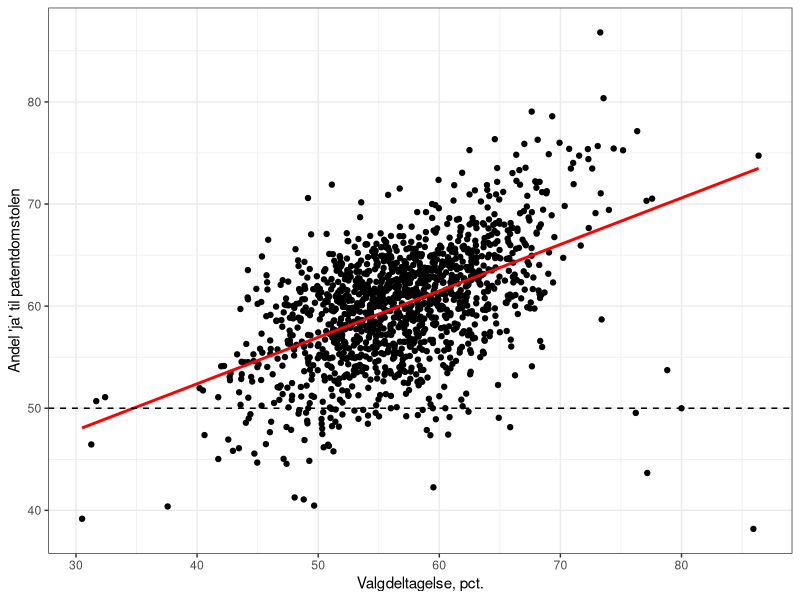
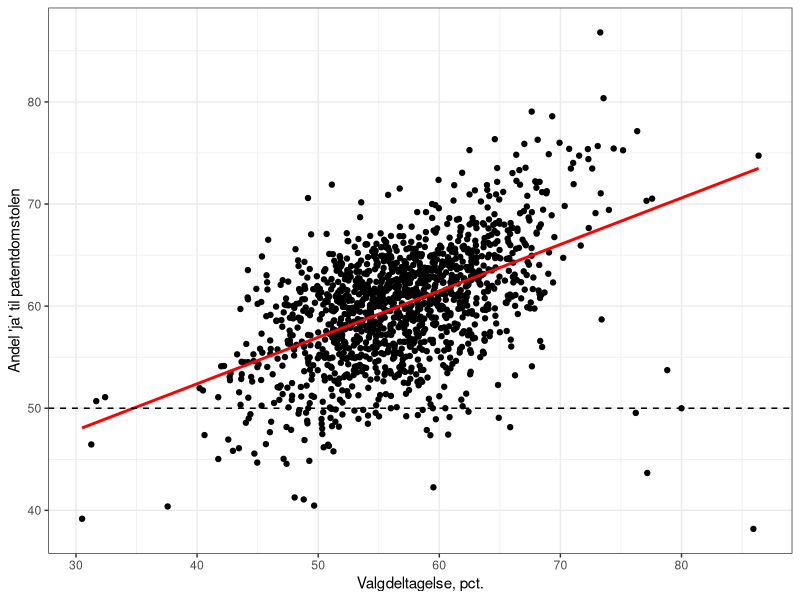

Recreate these plots in R, in order.
setwd("C:/Users/fh/Dropbox/Data/FA2015")
require(readxl)
require(dplyr)
require(magrittr)
require(ggplot2)

rdp<-read_excel("fa14risdat.xls") %>%
  mutate(turnout=100*afgivne/Stemmeberettigede,
         yshare=100*ja/afgivne)

ggplot(rdp,aes(x=turnout,y=yshare)) +
  theme_bw() +
  geom_point() +
  labs(x="Valgdeltagelse, pct.",y="Andel 'ja' til patentdomstolen") +
  geom_smooth(method="lm",color="red",alpha=0) +
  geom_hline(yintercept=50,linetype="dashed")

ggsave("patentturnout.png",width=7,height=7)
